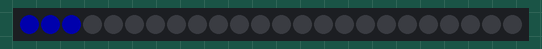
This program was run on a simulated Raspberry Pi (BCM pin numbers). Shown: 24 RGB LEDs in strip order, left to right. Dim RGB values are drawn brighter than linear.

Above: at 0.09 s.
At 4.85 s:
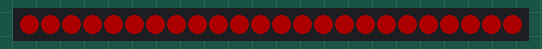
At 8.76 s:
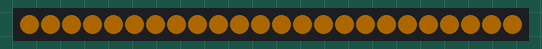
At 18.28 s:
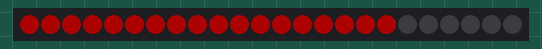
At 27.19 s:
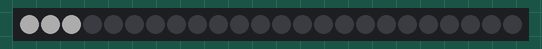
At 36.6 s:
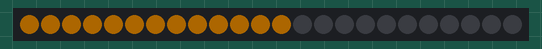

The program:

example03.py
```python
from time import sleep     # RasPiO Inspiring scripts
import apa                 # http://rasp.io/inspiring
numleds = 24               # number of LEDs in our display
delay = 0.04               # seconds between frames
brightness = 6             # 0=OFF (224 or 0xE0), 31=FULL (255 or 0xFF)
ledstrip = apa.Apa(numleds)

def updown(b,g,r):
    for led in range(numleds):
        ledstrip.led_set(led, brightness, b, g, r)
        ledstrip.write_leds()
        sleep(delay)

    for led in range(numleds -1, -1, -1):
        ledstrip.led_set(led, brightness, 0, 0, 0)
        ledstrip.write_leds()
        sleep(delay)
try:
    while True:
        updown(255,0,0)        # Blue
        updown(0,255,0)        # Green
        updown(0,0,255)        # Red
        updown(255,150,0)      # Cyan
        updown(0,150,255)      # Yellow
        updown(150,0,255)      # Magenta
        updown(255,255,255)    # White
        #delay = delay * 0.9    # speeds up each iteration

finally:
    print("/nAll LEDs OFF - BYE!/n")
    ledstrip.reset_leds()
```

apa.py
```python
import spidev                  # RasPiO Inspiring scripts
from time import sleep         # http://rasp.io/inspiring
import copy
spi = spidev.SpiDev()
spi.open(0,1)   # using device 1 so 0 is free for AZ
spi.max_speed_hz = 30000000    # fixing SPI (thanks Dougie)

class Apa(object):
    def __init__(self, numleds):
        self.numleds = numleds
        self.led_values = [] # initialise a list for LED values
        for y in range(numleds):
            self.led_values.append([0xE0, 0x00, 0x00, 0x00])

    def flush_leds(self):
        """Sends 4 null bytes to wake/initiate the APA102s
        also used to terminate the frame"""
        self.send = spi.xfer([0x00, 0x00, 0x00, 0x00])

    def write_leds(self):
        """write_leds() writes all stored led_values to LEDs"""
        self.flush_leds()
        for value in self.led_values:
            txdata = copy.copy(value)
            self.send = spi.xfer(txdata)
        for x in range((self.numleds // 32) +2):  #check this not overkill
            self.flush_leds()

    def reset_leds(self):
        """reset_leds() switches all leds off manually
        without changing stored led_values"""
        self.flush_leds()
        for x in range(self.numleds):
            """Set all APA102c LEDs to zero brightness 0xE0,
            zero colour"""
            self.send = spi.xfer([0xE0, 0x00, 0x00, 0x00])
        for x in range((self.numleds // 32) +2):
            self.flush_leds()

    def zero_leds(self):
        """zero_leds() zeroes stored led_values
        without writing their values to the LEDs.
        i.e. total reset but don't display yet"""
        for y in range(self.numleds):
            self.led_values[y] = ([0xE0, 0x00, 0x00, 0x00])

    def led_set(self, number, brightness, blue, green, red):
        """led_set() is used to set the values for a specific LED.
        number is the list index of the LED
        e.g. first LED is 0 and eighth is 7.

        Brightness values are 0-31 for simplicity
        But you can also use  224-255 or 0xE0-0xFF

        Colour values are 0-255 in decimal or hex 0x00-0xFF.
        Values such as 255, 0, 0, 0 sometimes cause errors.

        If you want "black" or "off", better to use brightness of 224 or 0xE0
        then the LED will be off regardless of what colour values you give it
        """
        if (brightness < 32):   # so you can use 0-31 for brightness too
            brightness += 224

        self.led_values[number] = [brightness, blue, green, red]


if __name__ == "__main__":

    numleds = 24    # number of LEDs in our display

    ledstrip = Apa(numleds)
    print("flushing LEDS")
    ledstrip.flush_leds()
    print("Zeroing LEDS")
    ledstrip.zero_leds()
    print("Writing to LEDS")
    ledstrip.write_leds()

    print("Setting different colours to 8 LEDS (8th one is black = OFF)")
    ledstrip.led_set(0, 255, 0, 0, 255)  #red led 1
    ledstrip.led_set(1, 255, 255, 0, 0)  #blue led 2
    ledstrip.led_set(2, 255, 0, 128, 0)  #green led 3
    ledstrip.led_set(3, 255, 25, 25, 25) #dim white led 4
    ledstrip.led_set(4, 255, 50, 0, 50)  #magenta led 5
    ledstrip.led_set(5, 255, 50, 50, 0)  #cyan led 6
    ledstrip.led_set(6, 255, 0, 50, 50)  #yellow led 7
    ledstrip.led_set(7, 224, 0, 0, 0)    #black led 8

    print("Writing to LEDS")
    ledstrip.write_leds()

    sleep(5)
    print("Resetting LEDS")
    ledstrip.reset_leds()


"""How it works...

import apa

You define the number of LEDs

numleds = 20  and then call the class with...

ledstrip = apa.Apa(numleds)

ledstrip.flush_leds() sends 4 null bytes to spi 0 on CE1 to 'wake' the
APA102c LEDs

Then you set the values of your LEDs
brightness, Blue, Green, Red

ledstrip.led_set(number, brightness, blue, green, red)
where number is the LED position number starting at 0

Brightness values are 0-31 for simplicity
But you can also use  224-255 or 0xE0-0xFF

RGB colour values are 0-255 decimal (or hex 0x00-0xFF)
Values such as 255, 0, 0, 0 sometimes cause errors.

If you want "black" or "off", better to use brightness of 0, 224 or 0xE0
then the LED will be off regardless of what colour values you give it
All LED values are stored in list variable
led_values

ledstrip.write_leds() initiates the SK9822 (or APA102c) LEDs, then writes
to spi the contents of led_values, namely 4 data bytes for each LED:
brightness, blue, green, red

This sets the brightness and colours of each LED.

After that it sends (numleds // 32) +2 iterations of null data to
allow time for the LEDs at the end to catch up before writing to
them again.

Default spi speed from spidev seems to be about 330 kHz.
This means that one transaction of 32 clock cycles, plus about 16
of time off in between should take about 48/330000 of a second.
Or you should be able to get 330000/48 = 6875 transactions per second.

There are three nulls between each frame.
With 20 LEDs you should therefore have 23 * 48/330000 = 3.3ms
for each frame (ignoring Python processing time).
So a theoretical 300 frames per second. But Python slows it down.

I've noticed you can get about 100 counts per second.

You can squash in some more by upping the MHz, but only about
3 times as many at 60 MHz. It looks like the chip enable process
slows things down. Perhaps xfer2 would be faster if no
other SPI devices are in use?
"""
```
